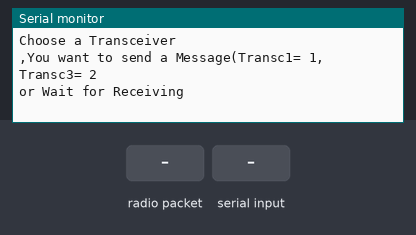
The sketch below on a simulated Arduino Mega 2560, built with avr-gcc and run on an emulated ATmega2560. On the bench: the last lines printed to the serial monitor. Inputs (shaded band) come from the test bench. No radio packets arrive unless stated.

Above: at 1.2 s.
1.3 s: radio packet "1" arrives
At 2.5 s:
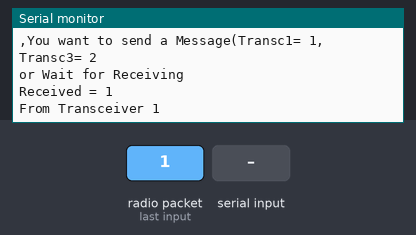
2.8 s: "1" received over Serial
At 3.5 s:
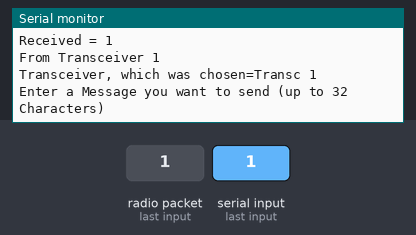

Measured:
- after the input at 1.3 s, the serial monitor: prints a new line at once (image 1)
- after the input at 2.8 s, the serial monitor: prints a new line at once (image 2)

The sketch:

Transceiver_2.ino
```cpp
// Transceiver 2
#include <SPI.h>
#include <nRF24L01.h>
#include <RF24.h>
#include <avr/wdt.h>

const uint64_t pipe[4]={0xABABABABD1LL, 0x1212121278LL, 0x1212121234LL, 0x1212121299LL};
RF24 radio(48,49);
int i=0;
char re=0;
char income[32];
int sender_id;
byte retx=0;
uint8_t pipe_num;
void setup()
{
  Serial.begin(9600);
  //delay(1000);
  radio.begin();
  print_welcome_message();
  radio.openReadingPipe(1,pipe[2]);
  radio.openReadingPipe(2,pipe[3]);
  radio.startListening();

}

void software_Reboot()
{
  wdt_enable(WDTO_15MS);
}

void print_welcome_message()
{
     Serial.print("Choose a Transceiver\n");
     Serial.print(",You want to send a Message(Transc1= 1, Transc3= 2\n");
     Serial.print("or Wait for Receiving");
     Serial.println();
}


void select(int rec)
{
  Serial.print("Transceiver, which was chosen=Transc ");
  Serial.print(rec);
  Serial.println();
}

void trans()
{
    Serial.println("Enter a Message you want to send (up to 32 Characters)");
    while(!Serial.available());
      delay(32);
      char tx[32];
      for(int j=0;j<32;j++)
      {
       tx[j]=Serial.read();
       if(tx[j]==(char)-1)
       {
         tx[j]='\0';
         goto loop1;
       }
      }
      loop1:
     loop2:
     bool done = radio.write(tx, sizeof(tx));
     if(done==false)
     {
       retx++;
       Serial.println("Transmission Faild,Retransmit");
       if(retx<10)
       {
       goto loop2;
       }else retx=0;
     }
     radio.startListening();
     print_welcome_message();


}
void loop()
{


  if(Serial.available())
  {
    re=Serial.read();
    if(re=='1')
    {
      radio.stopListening();
      radio.openWritingPipe(pipe[0]);
      select(1);
      trans();
    }else if(re=='2')
    {
      radio.stopListening();
      radio.openWritingPipe(pipe[1]);
      select(3);
      trans();
    }else if(re=='R')
    {
      software_Reboot();
    }else
    {
      Serial.println("Error Selection");
    }
  }else if(radio.available(&pipe_num))
  {
    bool done=false;
      while(!done)
      {
        done = radio.read( income, sizeof(income) );
      }
      Serial.print("Received = ");
      Serial.print(income);
      Serial.println();
      sender_id = pipe_num;
     if(sender_id==1)
      {
      Serial.print("From Transceiver 1");
      Serial.println();
      }else if(sender_id==2)
      {
       Serial.print("From Transceiver 3");
       Serial.println();
      }
      //print_welcome_message();
  }
  //radio.powerUp();


}
```
